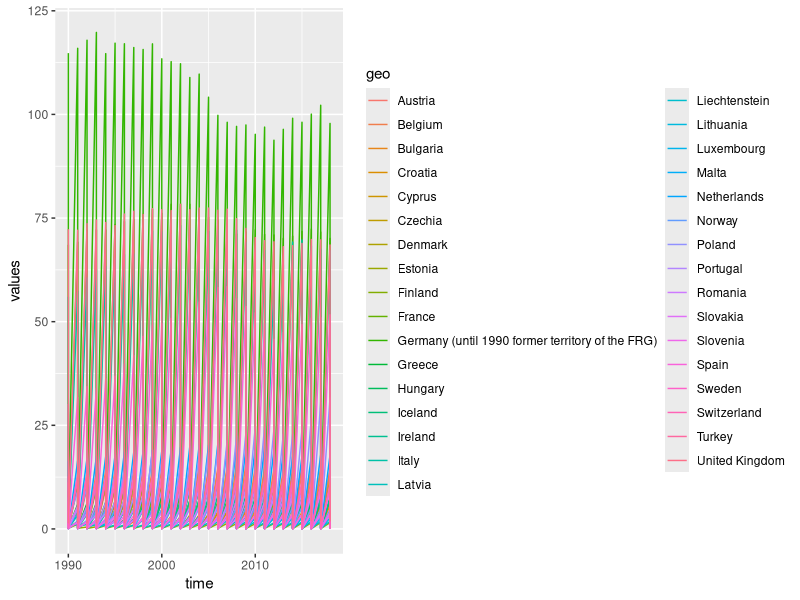
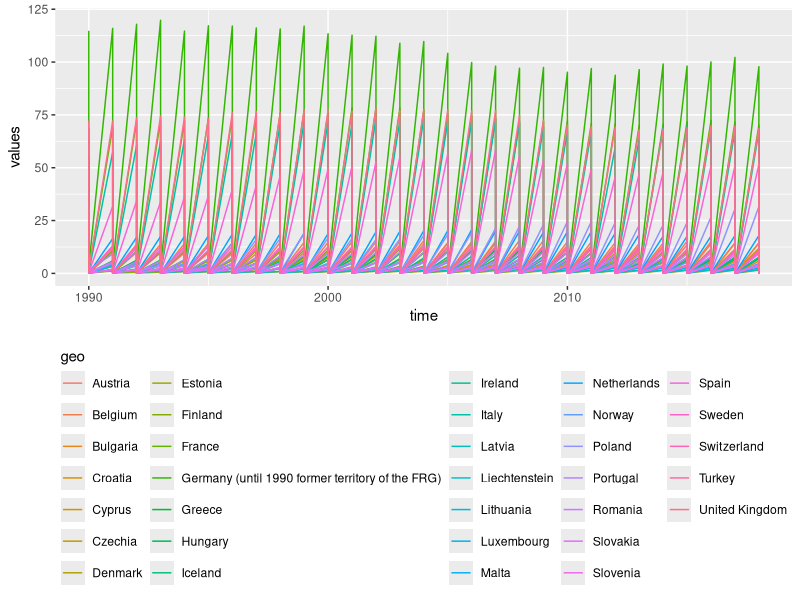
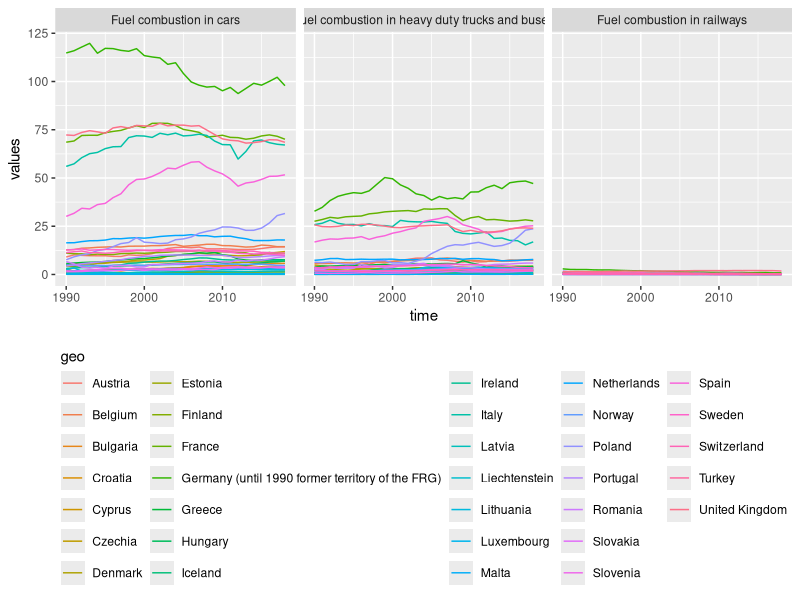
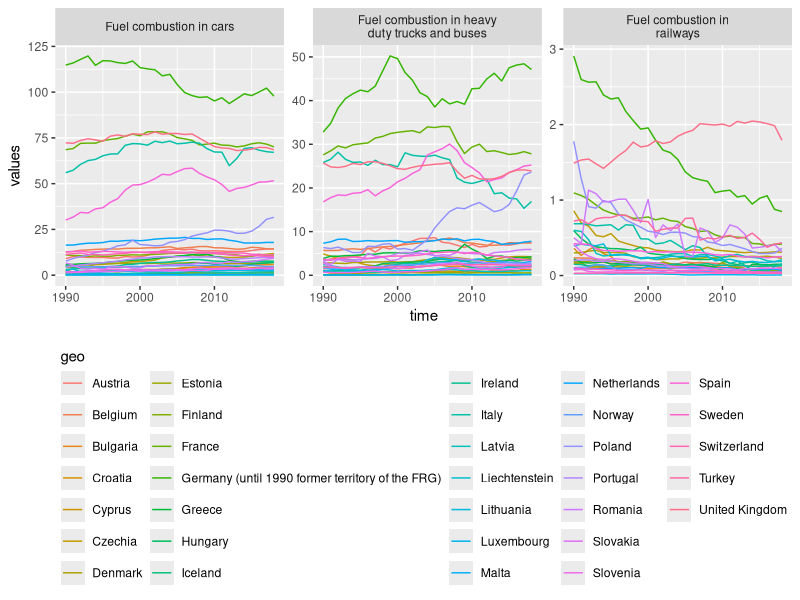
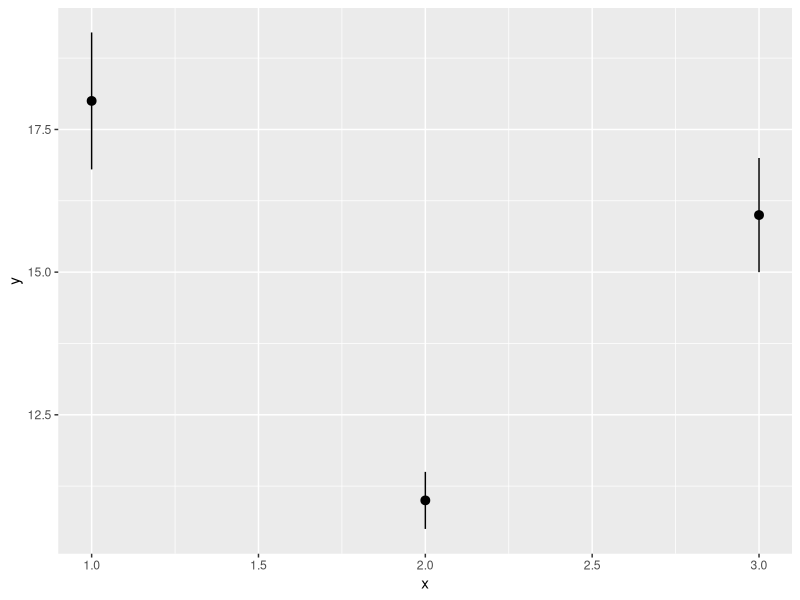
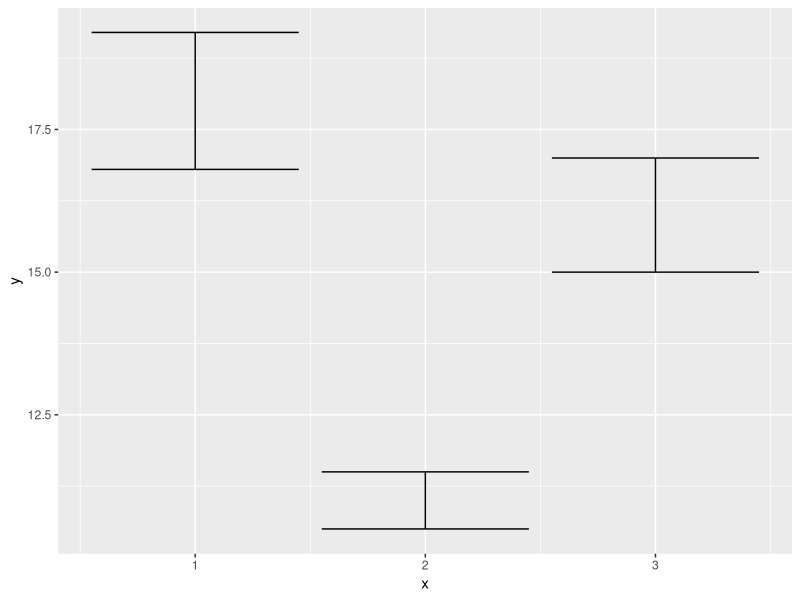
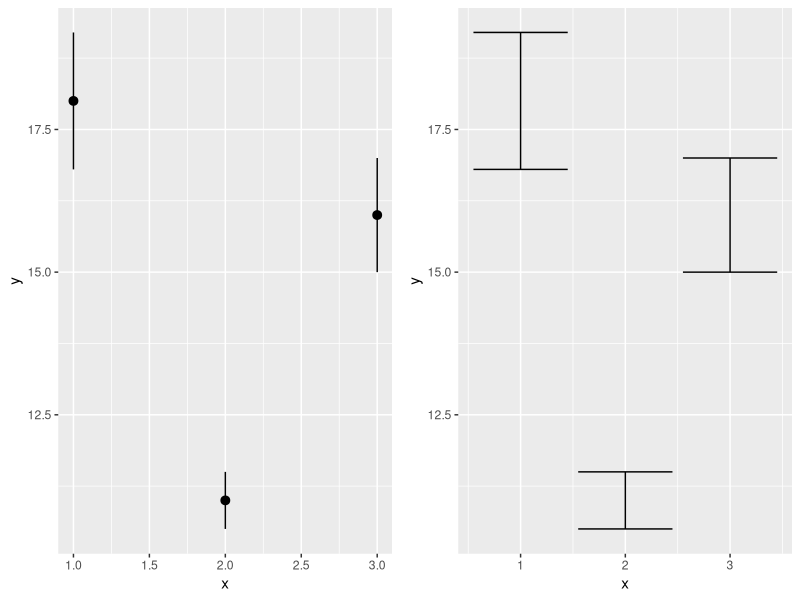
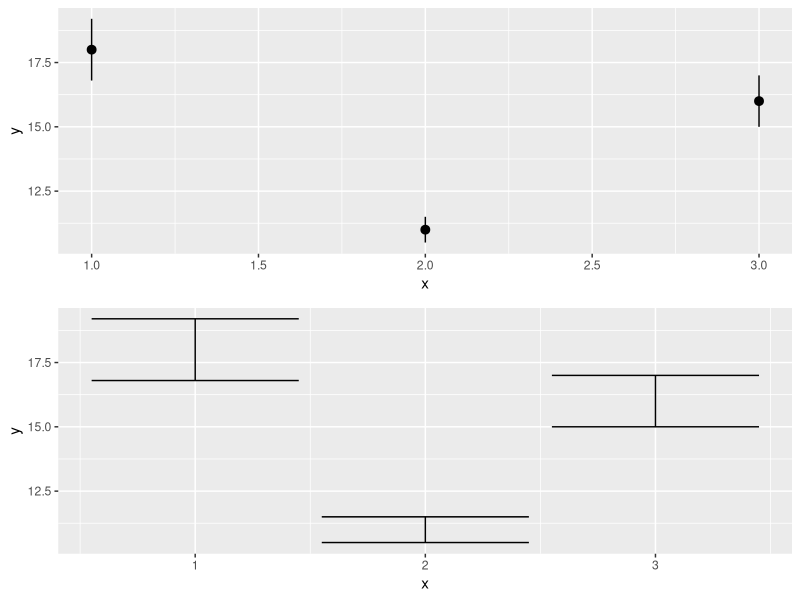

These figures' R source, in order:
## ---- chunk 1
library(tidyverse)
## ---- chunk 2
emissions <- read_delim(file = 'data/emissions.csv', delim = ';')
## ---- chunk 3
emissions
## ---- chunk 4
summary(emissions)
## ---- chunk 5
length(unique(emissions$geo))
## ---- chunk 6
ggplot(data = emissions, mapping = aes(x = time, y = values, colour = geo)) +
  geom_line()
## ---- chunk 7
ggplot(data = emissions, mapping = aes(x = time, y = values, colour = geo)) +
  geom_line() +
  theme(legend.position = "bottom") +
  guides(colour = guide_legend(title.position = "top"))
## ---- chunk 8
unique(emissions$vehicle)
## ---- chunk 9
ggplot(data = emissions, mapping = aes(x = time, y = values, colour = geo)) +
  geom_line() +
  facet_wrap(~vehicle) +
  theme(legend.position = "bottom") +
  guides(colour = guide_legend(title.position = "top"))
## ---- chunk 10
ggplot(data = emissions, mapping = aes(x = time, y = values, colour = geo)) +
  geom_line() +
  facet_wrap(~vehicle, scales = 'free_y', labeller = label_wrap_gen()) +
  theme(legend.position = "bottom") +
  guides(colour = guide_legend(title.position = "top"))
## ---- chunk 11
y <- c(18, 11, 16)
df <- tibble(x = 1:3, y = y, se = c(1.2, 0.5, 1.0))

base <- ggplot(df, aes(x, y, ymin = y - se, ymax = y + se))
base + geom_pointrange()
base + geom_errorbar()
## ---- chunk 12
class(base)
## ---- chunk 13
library(gridExtra)

p1 <- base + geom_pointrange()
p2 <- base + geom_errorbar()

alles <- grid.arrange(p1, p2, nrow = 1)
## ---- chunk 14
alles <- grid.arrange(p1, p2, nrow = 2)
## ---- chunk 15
ggsave(filename = 'Fehlerbalken.pdf', plot = alles, device = 'pdf', width = 7, height = 5)
## ---- chunk 16
library(tidyverse)
beteiligung <- read_delim('data/Wahlbeteiligung.csv', delim = ';')

bet <- ggplot(beteiligung, aes(x = Wahljahr, y = Bundesgebiet)) +
  geom_point() +
  geom_line() +
  labs(x = 'Jahr', y = 'Anteil (%)', title = 'Wahlbeteiligung Bundestagswahl, Bundesgebiet gesamt')

bet
## ---- chunk 17
zweitstimme <- read_delim('data/Zweitstimme_2017.csv', delim = ';')

zweitstimme$Partei <- as_factor(zweitstimme$Partei)

zweit <- ggplot(zweitstimme, aes(x = Partei, y = `Zweitstimme 2017`)) +
  geom_col(fill = c('black', 'red', 'magenta', 'darkgreen', 'yellow', 'blue', 'grey')) +
  labs(x = 'Partei', y = 'Anteil (%)', title = 'Zweitstimme Bundestagswahl 2017')


zweit
## ---- chunk 18
library(gridExtra)

grid.arrange(bet, zweit, nrow = 2, heights = c(3, 3))
